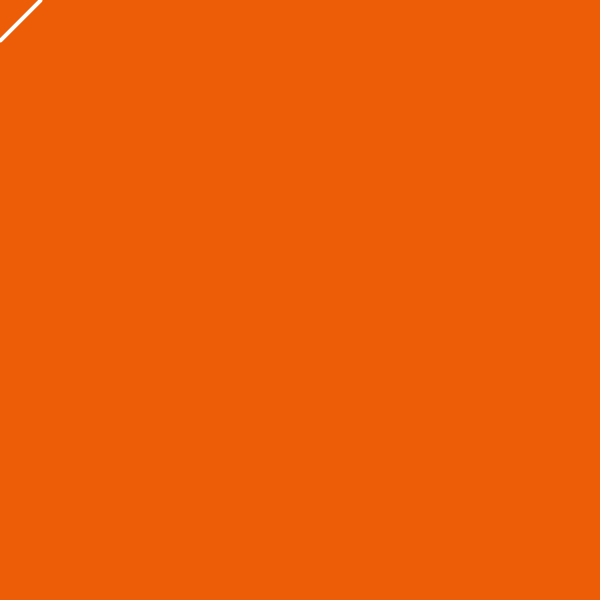
Frame 1 (no input)
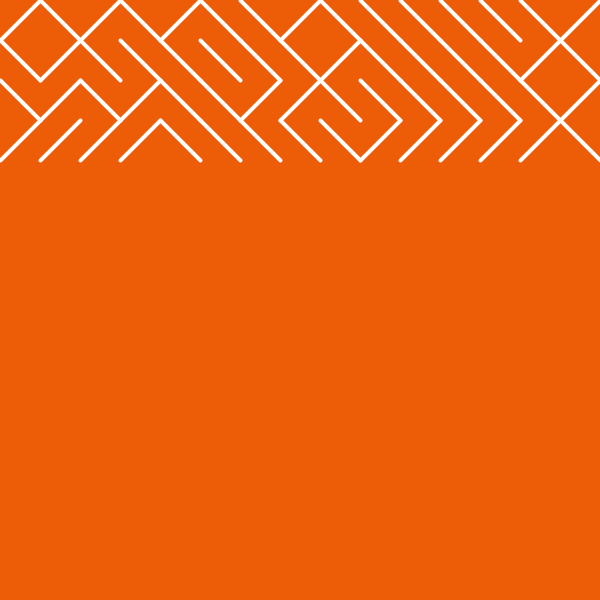
Frame 60 (the mouse pressed at the canvas centre just before this capture)
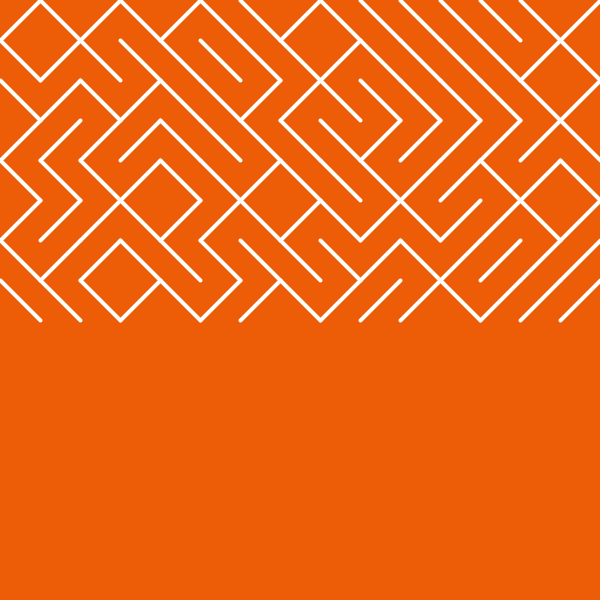
Frame 120 (the mouse held since frame 60 and released just before this capture)

The Processing sketch that drew these frames (run headless with seeded random() and noise(); from frame 60 on, the mouse is pressed at the canvas centre):

// Processing sketch: clase_03_03_arte_generativo_lineas_aleatorias
// ── clase_03_03_arte_generativo_lineas_aleatorias.pde
// Clase 03 - Programming Master Diseño Textil y Nuevos Materiales IED
// 03 

int x, y, L;

void setup() {
  size(600, 600);
  background(#ED5C07);
  L=40; x=0; y=0;
  stroke(255);       // color del contorno blanco
  strokeWeight(4);   // ancho del contorno 4
}

void draw() {
  
  if(x >= width){
    // si x es mayor del ancho de la ventana se hace x = 0 y se suma L a y
    x = 0;
    y += L;
  }


  if(random(1) < 0.5){
    // si el numero aleatorio es menor que 0.5 se dibuja \
    line( x, y, x+L, y+L);
  } else {
    // si es mayor de 0.5 se dibuja /
    line( x, y+L, x+L, y);
  }

    // se actualiza el valor de x
    x += L;
}
